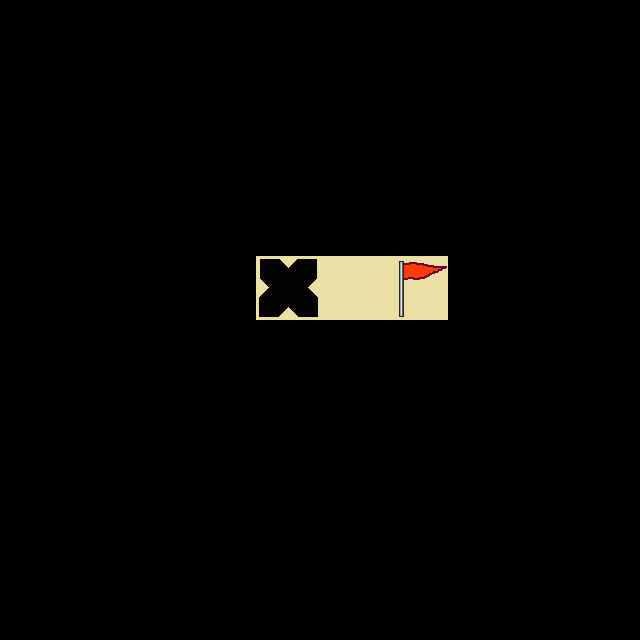

Below is a game level as drawn by its tile map, then a one-line description and the .tmx file that defines it, in full:
An orthogonal 10x10 tile map with 64x64 px tiles, 2 tile layers (base, doodads), 2 tilesets.

<map version="1.0" orientation="orthogonal" width="10" height="10" tilewidth="64" tileheight="64">
 <properties>
  <property name="hideborderindicators" value="true" />
 </properties>
 <tileset firstgid="1" name="main_tiles" tilewidth="64" tileheight="64">
  <image source="../tiles/main_tiles.png" width="192" height="64" />
 </tileset>
 <tileset firstgid="4" name="doodads_ref_tilesheet" tilewidth="64" tileheight="64">
  <image source="../doodads/doodads_ref_tilesheet.png" width="320" height="64" />
 </tileset>
 <layer name="base" width="10" height="10">
  <data>
   <tile gid="2" />
   <tile gid="2" />
   <tile gid="2" />
   <tile gid="2" />
   <tile gid="2" />
   <tile gid="2" />
   <tile gid="2" />
   <tile gid="2" />
   <tile gid="2" />
   <tile gid="2" />
   <tile gid="2" />
   <tile gid="2" />
   <tile gid="2" />
   <tile gid="2" />
   <tile gid="2" />
   <tile gid="2" />
   <tile gid="2" />
   <tile gid="2" />
   <tile gid="2" />
   <tile gid="2" />
   <tile gid="2" />
   <tile gid="2" />
   <tile gid="2" />
   <tile gid="2" />
   <tile gid="2" />
   <tile gid="2" />
   <tile gid="2" />
   <tile gid="2" />
   <tile gid="2" />
   <tile gid="2" />
   <tile gid="2" />
   <tile gid="2" />
   <tile gid="2" />
   <tile gid="2" />
   <tile gid="2" />
   <tile gid="2" />
   <tile gid="2" />
   <tile gid="2" />
   <tile gid="2" />
   <tile gid="2" />
   <tile gid="2" />
   <tile gid="2" />
   <tile gid="2" />
   <tile gid="2" />
   <tile gid="1" />
   <tile gid="1" />
   <tile gid="1" />
   <tile gid="2" />
   <tile gid="2" />
   <tile gid="2" />
   <tile gid="2" />
   <tile gid="2" />
   <tile gid="2" />
   <tile gid="2" />
   <tile gid="2" />
   <tile gid="2" />
   <tile gid="2" />
   <tile gid="2" />
   <tile gid="2" />
   <tile gid="2" />
   <tile gid="2" />
   <tile gid="2" />
   <tile gid="2" />
   <tile gid="2" />
   <tile gid="2" />
   <tile gid="2" />
   <tile gid="2" />
   <tile gid="2" />
   <tile gid="2" />
   <tile gid="2" />
   <tile gid="2" />
   <tile gid="2" />
   <tile gid="2" />
   <tile gid="2" />
   <tile gid="2" />
   <tile gid="2" />
   <tile gid="2" />
   <tile gid="2" />
   <tile gid="2" />
   <tile gid="2" />
   <tile gid="2" />
   <tile gid="2" />
   <tile gid="2" />
   <tile gid="2" />
   <tile gid="2" />
   <tile gid="2" />
   <tile gid="2" />
   <tile gid="2" />
   <tile gid="2" />
   <tile gid="2" />
   <tile gid="2" />
   <tile gid="2" />
   <tile gid="2" />
   <tile gid="2" />
   <tile gid="2" />
   <tile gid="2" />
   <tile gid="2" />
   <tile gid="2" />
   <tile gid="2" />
   <tile gid="2" />
  </data>
 </layer>
 <layer name="doodads" width="10" height="10">
  <data>
   <tile gid="0" />
   <tile gid="0" />
   <tile gid="0" />
   <tile gid="0" />
   <tile gid="0" />
   <tile gid="0" />
   <tile gid="0" />
   <tile gid="0" />
   <tile gid="0" />
   <tile gid="0" />
   <tile gid="0" />
   <tile gid="0" />
   <tile gid="0" />
   <tile gid="0" />
   <tile gid="0" />
   <tile gid="0" />
   <tile gid="0" />
   <tile gid="0" />
   <tile gid="0" />
   <tile gid="0" />
   <tile gid="0" />
   <tile gid="0" />
   <tile gid="0" />
   <tile gid="0" />
   <tile gid="0" />
   <tile gid="0" />
   <tile gid="0" />
   <tile gid="0" />
   <tile gid="0" />
   <tile gid="0" />
   <tile gid="0" />
   <tile gid="0" />
   <tile gid="0" />
   <tile gid="0" />
   <tile gid="0" />
   <tile gid="0" />
   <tile gid="0" />
   <tile gid="0" />
   <tile gid="0" />
   <tile gid="0" />
   <tile gid="0" />
   <tile gid="0" />
   <tile gid="0" />
   <tile gid="0" />
   <tile gid="4" />
   <tile gid="0" />
   <tile gid="5" />
   <tile gid="0" />
   <tile gid="0" />
   <tile gid="0" />
   <tile gid="0" />
   <tile gid="0" />
   <tile gid="0" />
   <tile gid="0" />
   <tile gid="0" />
   <tile gid="0" />
   <tile gid="0" />
   <tile gid="0" />
   <tile gid="0" />
   <tile gid="0" />
   <tile gid="0" />
   <tile gid="0" />
   <tile gid="0" />
   <tile gid="0" />
   <tile gid="0" />
   <tile gid="0" />
   <tile gid="0" />
   <tile gid="0" />
   <tile gid="0" />
   <tile gid="0" />
   <tile gid="0" />
   <tile gid="0" />
   <tile gid="0" />
   <tile gid="0" />
   <tile gid="0" />
   <tile gid="0" />
   <tile gid="0" />
   <tile gid="0" />
   <tile gid="0" />
   <tile gid="0" />
   <tile gid="0" />
   <tile gid="0" />
   <tile gid="0" />
   <tile gid="0" />
   <tile gid="0" />
   <tile gid="0" />
   <tile gid="0" />
   <tile gid="0" />
   <tile gid="0" />
   <tile gid="0" />
   <tile gid="0" />
   <tile gid="0" />
   <tile gid="0" />
   <tile gid="0" />
   <tile gid="0" />
   <tile gid="0" />
   <tile gid="0" />
   <tile gid="0" />
   <tile gid="0" />
   <tile gid="0" />
  </data>
 </layer>
</map>
